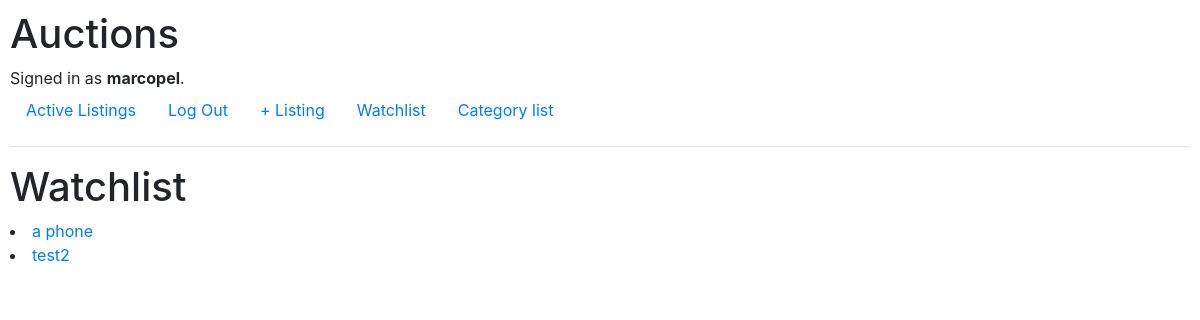
The app's page /wishlist (signed in), older data.
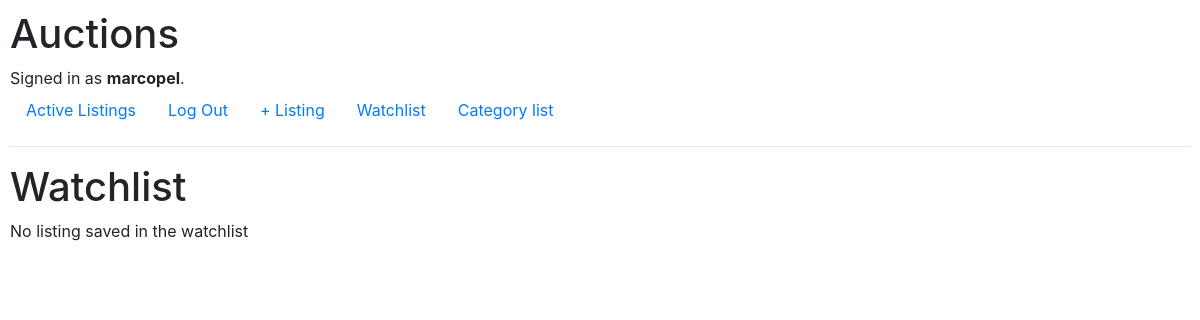
The same page, newer data.
### auctions/models.py (models this page shows, shortened)
class User(AbstractUser):
    pass

class Wishlist(models.Model):
    product = models.ForeignKey(AuctionListing, related_name="wishlist",
                                on_delete= models.CASCADE,
                                null=True, blank=True)
    user = models.ForeignKey(User, on_delete=models.CASCADE)
    def __str__(self):
        return f"{self.product}"

class AuctionListing(models.Model):
    product = models.CharField(max_length=255)
    description = models.TextField(null=True, blank=True)
    category = models.CharField(max_length=255)
    initial_price = models.PositiveIntegerField(default=0)
    sold = models.BooleanField(default=False)
    user = models.ForeignKey(User, on_delete=models.CASCADE)
    image = models.ImageField(null=True, blank=True, upload_to='images/')
    def __str__(self):
        return f"{self.product}"

### auctions/views.py (the view)
# urls.py: path("wishlist", views.wishlist, name="wishlist"),
def wishlist(request):
    user = request.user
    wishlist_objects = Wishlist.objects.filter(user=user)
    print(wishlist_objects)
    context = {'wishlist_objects': wishlist_objects}
    return render(request, 'auctions/wishlist.html', context)

### auctions/templates/auctions/wishlist.html
{% extends "auctions/layout.html" %}
{% block body %}
<h1>Watchlist</h1>
{% if not wishlist_objects %}
 <p>No listing saved in the watchlist</p>
{% endif %}
{% if wishlist_objects %}
        {% for wishlist_object in wishlist_objects %}
            <li><a href="{% url 'listing_detail' wishlist_object.product.id %}">{{ wishlist_object.product }}</a></li>
        {% endfor %}
{% endif %}
{% endblock body%}

### auctions/templates/auctions/layout.html (shortened to what this page needs)
{% load static %}
<!DOCTYPE html>
<html lang="en">
    <head>
        <link rel="stylesheet" href="https://stackpath.bootstrapcdn.com/bootstrap/4.4.1/css/bootstrap.min.css">
        <link href="{% static 'auctions/styles.css' %}" rel="stylesheet">
    </head>
    <body>
        <h1>Auctions</h1>
        <div>
            {% if user.is_authenticated %}
                Signed in as <strong>{{ user.username }}</strong>.
            {% else %}
                Not signed in.
            {% endif %}
        </div>
        <ul class="nav">
            <li class="nav-item">
                <a class="nav-link" href="{% url 'index' %}">Active Listings</a>
            </li>
            {% if user.is_authenticated %}
                <li class="nav-item">
                    <a class="nav-link" href="{% url 'logout' %}">Log Out</a>
                </li>
                <li class="nav-item">
                    <a class="nav-link" href="{% url 'listing_add' %}">+ Listing</a>
                </li>
                <li class="nav-item">
                    <a class="nav-link" href="{% url 'wishlist' %}">Watchlist</a>
                </li>
            <li class="nav-item">
                    <a class="nav-link" href="{% url 'category' %}">Category list</a>
                </li>
            {% endif %}
        </ul>
        <hr>
        {% block body %}
        {% endblock %}
    </body>
</html>

### auctions/static/auctions/styles.css (style rules this page uses)
body { padding: 10px; }

Row changes from the older to the newer data that the page shows:
removed Wishlist: product "a phone"
removed Wishlist: product "test2"
Text that changed along with them:
text now shown: "No listing saved in the watchlist"
